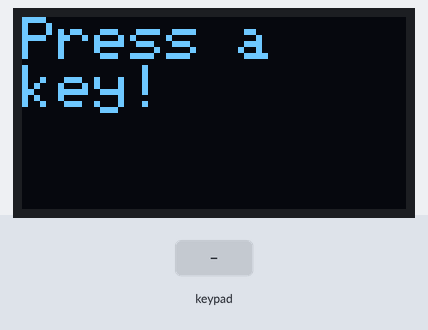
Simulated run of this sketch. Board: ESP32. On the bench: 128×64 one-colour display. Inputs (shaded band) come from the test bench.

Above: at 1.2 s.
1.3 s: keypad keys 1 3 1 2 1 4 2 7 # pressed 0.4 s apart
At 5.6 s:
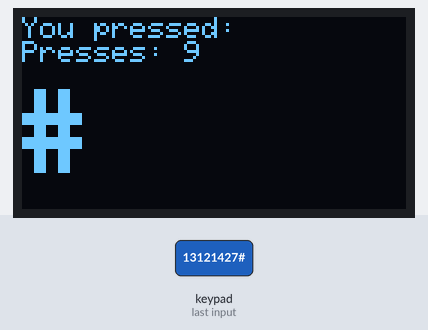
6.4 s: key 'A' pressed
At 7.3 s:
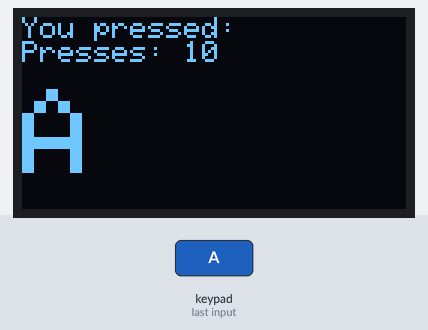
7.9 s: key 'B' pressed
At 8.5 s:
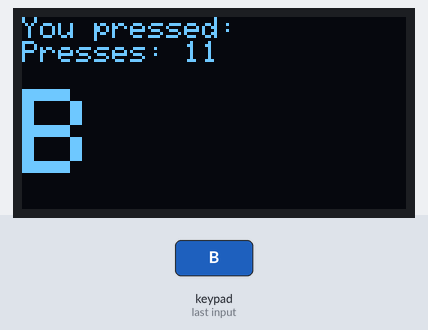
9.4 s: keypad keys 1 3 1 2 1 4 2 7 D pressed 0.4 s apart
At 13.1 s:
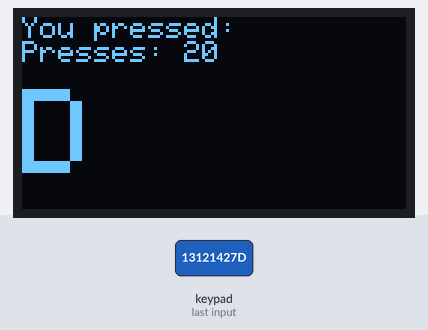
14.5 s: key 'C' pressed
At 15.6 s:
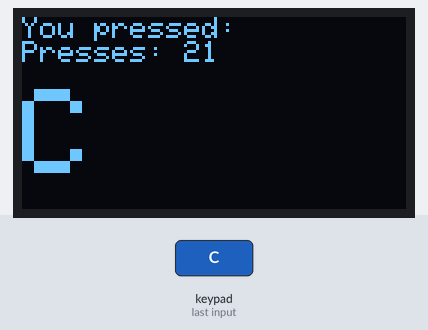
Timing chart, 0 to 17.0 s (numbered marks = the images above; inputs shaded):
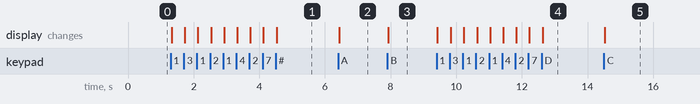

Measured:
- after the input at 1.3 s, the display: first changes at once (image 1 shows a later state)
- after the input at 6.4 s, the display: changes at once (image 2)
- after the input at 7.9 s, the display: changes at once (image 3)
- after the input at 9.4 s, the display: first changes at once (image 4 shows a later state)
- after the input at 14.5 s, the display: changes at once (image 5)

The sketch:

practice_3_key_and_count.ino
```cpp
// Chapter 5, Practice 3 - Key and Count
// E5.3 plus a count of every key press in the yellow strip.

#include <Wire.h>
#include <Adafruit_GFX.h>
#include <Adafruit_SSD1306.h>
#include <Keypad.h>

const byte ROWS = 4;
const byte COLS = 4;
char keys[ROWS][COLS] = {
  {'1', '2', '3', 'A'},
  {'4', '5', '6', 'B'},
  {'7', '8', '9', 'C'},
  {'*', '0', '#', 'D'}
};
byte rowPins[ROWS] = {13, 12, 14, 27};
byte colPins[COLS] = {26, 25, 33, 32};
Keypad keypad = Keypad(makeKeymap(keys), rowPins, colPins, ROWS, COLS);

const int SCREEN_WIDTH  = 128;
const int SCREEN_HEIGHT = 64;
Adafruit_SSD1306 display(SCREEN_WIDTH, SCREEN_HEIGHT, &Wire, -1);

int presses = 0;   // global: it keeps its value between loops

void setup() {
  Serial.begin(115200);
  if (!display.begin(SSD1306_SWITCHCAPVCC, 0x3C)) {
    Serial.println("OLED not found");
  }
  display.setTextColor(SSD1306_WHITE);
  display.clearDisplay();
  display.setTextSize(2);
  display.setCursor(0, 0);
  display.println("Press a");
  display.println("key!");
  display.display();
}

void loop() {
  char key = keypad.waitForKey();
  presses = presses + 1;

  display.clearDisplay();
  display.setTextSize(1);
  display.setCursor(0, 0);
  display.println("You pressed:");
  display.print("Presses: ");        // second line of the yellow strip
  display.println(presses);
  display.setTextSize(4);
  display.setCursor(0, 24);
  display.println(key);
  display.display();
}
```
